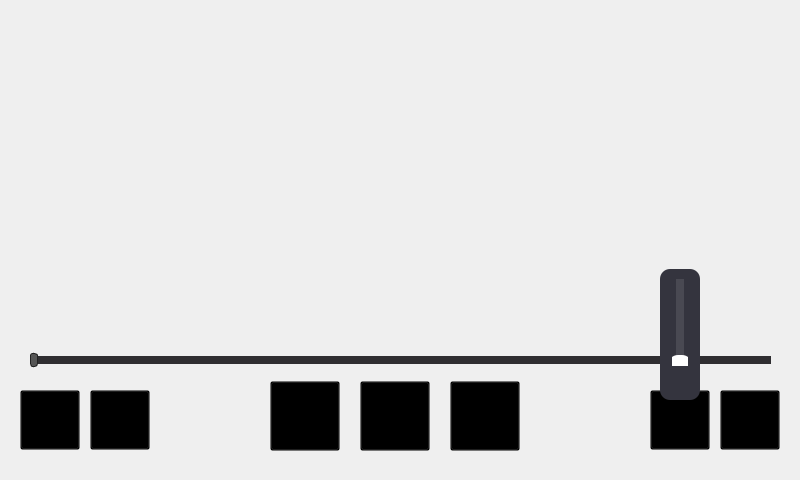
<?xml version="1.0" encoding="UTF-8"?>
<ui version="4.0">
 <class>music_player</class>
 <widget class="QMainWindow" name="music_player">
  <property name="geometry">
   <rect>
    <x>0</x>
    <y>0</y>
    <width>800</width>
    <height>480</height>
   </rect>
  </property>
  <property name="windowTitle">
   <string>MainWindow</string>
  </property>
  <property name="autoFillBackground">
   <bool>false</bool>
  </property>
  <property name="styleSheet">
   <string notr="true"/>
  </property>
  <widget class="QWidget" name="centralwidget">
   <property name="autoFillBackground">
    <bool>false</bool>
   </property>
   <property name="styleSheet">
    <string notr="true"/>
   </property>
   <widget class="QPushButton" name="music_player_back">
    <property name="geometry">
     <rect>
      <x>720</x>
      <y>390</y>
      <width>60</width>
      <height>60</height>
     </rect>
    </property>
    <property name="cursor">
     <cursorShape>ArrowCursor</cursorShape>
    </property>
    <property name="focusPolicy">
     <enum>Qt::NoFocus</enum>
    </property>
    <property name="styleSheet">
     <string notr="true">QPushButton {
background-image: url(:/images/music_back.svg);
background-repeat: no-repeat;
 background-position: center;
background-color: transparent;
}
</string>
    </property>
    <property name="text">
     <string/>
    </property>
   </widget>
   <widget class="QSlider" name="progress">
    <property name="geometry">
     <rect>
      <x>30</x>
      <y>350</y>
      <width>741</width>
      <height>20</height>
     </rect>
    </property>
    <property name="focusPolicy">
     <enum>Qt::NoFocus</enum>
    </property>
    <property name="styleSheet">
     <string notr="true"> QSlider::groove:horizontal {
           height: 4px; /* 设置滑动杆的高度 */
           background: #131A21; /* 设置滑动杆的背景颜色 */
           margin: 2px 0;
       }
       QSlider::handle:horizontal {
           width: 6px; /* 设置滑块的宽度 */
           background: #555; /* 设置滑块的背景颜色 */
           border: 1px solid #222; /* 设置滑块的边框 */
           margin: -5px 0; /* 设置滑块的外边距，使其居中 */
           border-radius: 3px; /* 设置滑块的圆角半径 */
       }
       QSlider::sub-page:horizontal {
           background: #E34C59; /* 设置已滑过区域的颜色 */
           border-radius: 5px; /* 设置已滑过区域的圆角半径 */
       }
       QSlider::add-page:horizontal {
          background: #2F2E31; /* 设置未滑过区域的颜色 */
          border-radius: 5px; /* 设置未滑过区域的圆角半径 */
       }</string>
    </property>
    <property name="maximum">
     <number>99</number>
    </property>
    <property name="pageStep">
     <number>1</number>
    </property>
    <property name="orientation">
     <enum>Qt::Horizontal</enum>
    </property>
   </widget>
   <widget class="QLabel" name="label_cd">
    <property name="geometry">
     <rect>
      <x>279</x>
      <y>70</y>
      <width>240</width>
      <height>240</height>
     </rect>
    </property>
    <property name="text">
     <string/>
    </property>
    <property name="alignment">
     <set>Qt::AlignCenter</set>
    </property>
   </widget>
   <widget class="QPushButton" name="volume">
    <property name="geometry">
     <rect>
      <x>650</x>
      <y>390</y>
      <width>60</width>
      <height>60</height>
     </rect>
    </property>
    <property name="focusPolicy">
     <enum>Qt::NoFocus</enum>
    </property>
    <property name="styleSheet">
     <string notr="true">QPushButton {
background-image: url(:/images/volume.svg);
background-repeat: no-repeat;
 background-position: center;
background-color: transparent;
}
</string>
    </property>
    <property name="text">
     <string/>
    </property>
   </widget>
   <widget class="QPushButton" name="file_list">
    <property name="geometry">
     <rect>
      <x>20</x>
      <y>390</y>
      <width>60</width>
      <height>60</height>
     </rect>
    </property>
    <property name="focusPolicy">
     <enum>Qt::NoFocus</enum>
    </property>
    <property name="styleSheet">
     <string notr="true">QPushButton {
background-image: url(:/images/file_list.svg);
background-repeat: no-repeat;
 background-position: center;
background-color: transparent;
}
</string>
    </property>
    <property name="text">
     <string/>
    </property>
   </widget>
   <widget class="QPushButton" name="mode">
    <property name="geometry">
     <rect>
      <x>90</x>
      <y>390</y>
      <width>60</width>
      <height>60</height>
     </rect>
    </property>
    <property name="focusPolicy">
     <enum>Qt::NoFocus</enum>
    </property>
    <property name="styleSheet">
     <string notr="true">QPushButton {
background-repeat: no-repeat;
 background-position: center;
background-color: transparent;
}
</string>
    </property>
    <property name="text">
     <string/>
    </property>
   </widget>
   <widget class="QLabel" name="label_song_name">
    <property name="geometry">
     <rect>
      <x>30</x>
      <y>320</y>
      <width>101</width>
      <height>31</height>
     </rect>
    </property>
    <property name="text">
     <string/>
    </property>
   </widget>
   <widget class="QLabel" name="label_progress">
    <property name="geometry">
     <rect>
      <x>640</x>
      <y>320</y>
      <width>131</width>
      <height>31</height>
     </rect>
    </property>
    <property name="text">
     <string/>
    </property>
    <property name="alignment">
     <set>Qt::AlignRight|Qt::AlignTrailing|Qt::AlignVCenter</set>
    </property>
   </widget>
   <widget class="QLabel" name="label_pointer">
    <property name="geometry">
     <rect>
      <x>280</x>
      <y>-90</y>
      <width>311</width>
      <height>240</height>
     </rect>
    </property>
    <property name="text">
     <string/>
    </property>
   </widget>
   <widget class="QWidget" name="layoutWidget">
    <property name="geometry">
     <rect>
      <x>270</x>
      <y>380</y>
      <width>252</width>
      <height>72</height>
     </rect>
    </property>
    <layout class="QHBoxLayout" name="horizontalLayout">
     <property name="spacing">
      <number>20</number>
     </property>
     <item>
      <widget class="QPushButton" name="previous">
       <property name="sizePolicy">
        <sizepolicy hsizetype="Fixed" vsizetype="Fixed">
         <horstretch>0</horstretch>
         <verstretch>0</verstretch>
        </sizepolicy>
       </property>
       <property name="minimumSize">
        <size>
         <width>70</width>
         <height>70</height>
        </size>
       </property>
       <property name="focusPolicy">
        <enum>Qt::NoFocus</enum>
       </property>
       <property name="styleSheet">
        <string notr="true">QPushButton {
background-image: url(:/images/previous.svg);
background-repeat: no-repeat;
 background-position: center;
background-color: transparent;
}
</string>
       </property>
       <property name="text">
        <string/>
       </property>
      </widget>
     </item>
     <item>
      <widget class="QPushButton" name="start_pause">
       <property name="sizePolicy">
        <sizepolicy hsizetype="Fixed" vsizetype="Fixed">
         <horstretch>0</horstretch>
         <verstretch>0</verstretch>
        </sizepolicy>
       </property>
       <property name="minimumSize">
        <size>
         <width>70</width>
         <height>70</height>
        </size>
       </property>
       <property name="focusPolicy">
        <enum>Qt::NoFocus</enum>
       </property>
       <property name="styleSheet">
        <string notr="true">QPushButton {
background-repeat: no-repeat;
 background-position: center;
background-color: transparent;
}
</string>
       </property>
       <property name="text">
        <string/>
       </property>
      </widget>
     </item>
     <item>
      <widget class="QPushButton" name="next">
       <property name="sizePolicy">
        <sizepolicy hsizetype="Fixed" vsizetype="Fixed">
         <horstretch>0</horstretch>
         <verstretch>0</verstretch>
        </sizepolicy>
       </property>
       <property name="minimumSize">
        <size>
         <width>70</width>
         <height>70</height>
        </size>
       </property>
       <property name="focusPolicy">
        <enum>Qt::NoFocus</enum>
       </property>
       <property name="styleSheet">
        <string notr="true">QPushButton {
background-image: url(:/images/next.svg);
background-repeat: no-repeat;
 background-position: center;
background-color: transparent;
}
</string>
       </property>
       <property name="text">
        <string/>
       </property>
      </widget>
     </item>
    </layout>
   </widget>
   <widget class="QWidget" name="volume_widget" native="true">
    <property name="geometry">
     <rect>
      <x>660</x>
      <y>269</y>
      <width>40</width>
      <height>131</height>
     </rect>
    </property>
    <property name="styleSheet">
     <string notr="true">background-color: #34343E;
border-radius: 10px;</string>
    </property>
    <widget class="QSlider" name="volume_Slider">
     <property name="geometry">
      <rect>
       <x>12</x>
       <y>10</y>
       <width>16</width>
       <height>91</height>
      </rect>
     </property>
     <property name="sizePolicy">
      <sizepolicy hsizetype="Fixed" vsizetype="Fixed">
       <horstretch>0</horstretch>
       <verstretch>0</verstretch>
      </sizepolicy>
     </property>
     <property name="focusPolicy">
      <enum>Qt::NoFocus</enum>
     </property>
     <property name="styleSheet">
      <string notr="true">QSlider {
    background-color: transparent;
}

QSlider::groove:vertical {
    background: #EA3E3E;
    width: 8px;
    border-radius: 4px;
    border: none;
}

QSlider::handle:vertical {
    background: #FFFFFF;
    height: 20px;
    width: 20px;
    border-radius: 10px; /* 将滑块变成圆形 */
    margin: -5px -8px;
    border: none;
}

QSlider::sub-page:vertical {
    background: #494952;
    border: none;
}

QSlider::add-page:vertical {
    background: #EA3E3E;
    border: none;
}
</string>
     </property>
     <property name="maximum">
      <number>100</number>
     </property>
     <property name="pageStep">
      <number>1</number>
     </property>
     <property name="orientation">
      <enum>Qt::Vertical</enum>
     </property>
    </widget>
    <widget class="QLabel" name="volume_label">
     <property name="geometry">
      <rect>
       <x>0</x>
       <y>97</y>
       <width>40</width>
       <height>17</height>
      </rect>
     </property>
     <property name="sizePolicy">
      <sizepolicy hsizetype="Fixed" vsizetype="Fixed">
       <horstretch>0</horstretch>
       <verstretch>0</verstretch>
      </sizepolicy>
     </property>
     <property name="minimumSize">
      <size>
       <width>40</width>
       <height>10</height>
      </size>
     </property>
     <property name="styleSheet">
      <string notr="true">color: white;</string>
     </property>
     <property name="text">
      <string/>
     </property>
     <property name="alignment">
      <set>Qt::AlignCenter</set>
     </property>
    </widget>
   </widget>
  </widget>
 </widget>
 <resources/>
 <connections/>
</ui>
